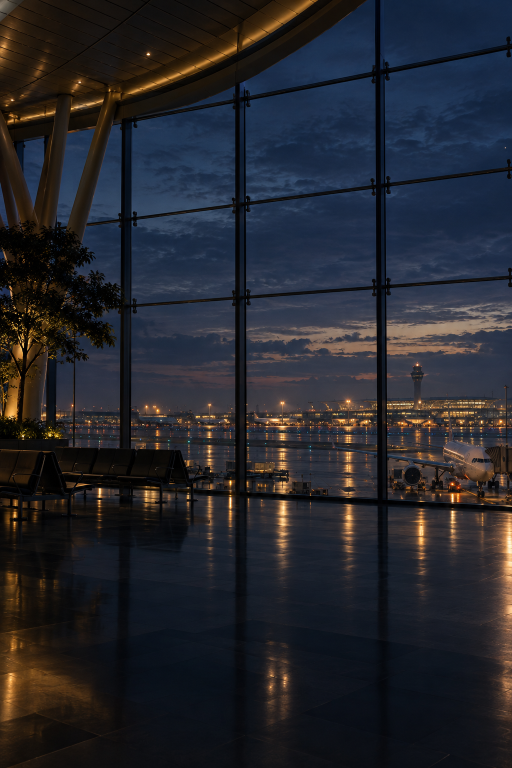
#> input picture artwork/flight/airport-portrait.png, 1024 x 1536 px (shown at 1/2 size); its folder holds 4 pictures in this run
$ python prepare-flight-assets.py
#> lines starting #> are read from the running program, lines starting #| are printed output that depends on the picture
"""Encode the approved generated masters; no compositing or visual retouching.

Run with Python + Pillow (AVIF support): python scripts/prepare-flight-assets.py
"""
from pathlib import Path
from PIL import Image

ROOT = Path(__file__).resolve().parent.parent
SOURCE = ROOT / 'artwork' / 'flight'
TARGET = ROOT / 'public' / 'flight'
TARGET.mkdir(parents=True, exist_ok=True)

for name, width in [
    ('airport-portrait', 640), ('airport-landscape', 1440),
    ('runway-portrait', 640), ('runway-landscape', 1440),
    ('cabin-portrait', 768), ('cabin-landscape', 1440),
    ('sky-portrait', 768), ('sky-landscape', 1440),
    ('golden-portrait', 768), ('golden-landscape', 1440),
    ('aircraft', 960),
]:
    source_name = 'runway' if name.startswith('runway-') else name
    with Image.open(SOURCE / f'{source_name}.png') as master:
#> master is the input picture: PIL image 1024x1536 RGB; mean R, G, B 37, 37.8, 44
        resized = master.resize((width, round(master.height * width / master.width)), Image.Resampling.LANCZOS)
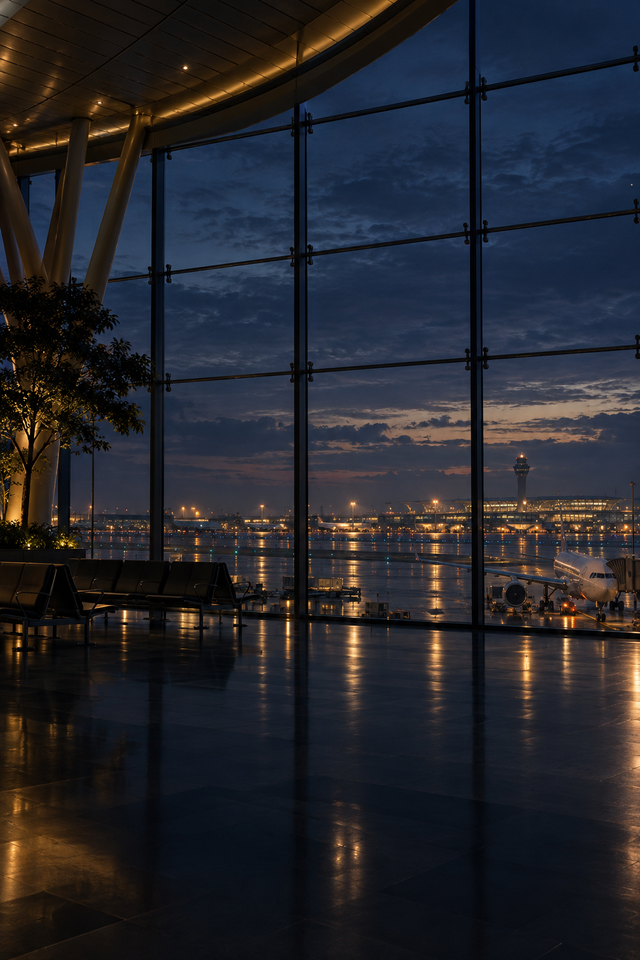
#> resized: PIL image 640x960 RGB; mean R, G, B 37, 37.8, 44
        resized.save(TARGET / f'{name}-{width}.webp', quality=82, method=6)
        if name != 'aircraft':
            resized.save(TARGET / f'{name}-{width}.avif', quality=62, speed=4)
        elif resized.mode != 'RGBA' or resized.getextrema()[3][0] != 0:
            raise ValueError(f'{name} must retain transparent alpha')
#> pass 2 of the loop `for name, width in [`:
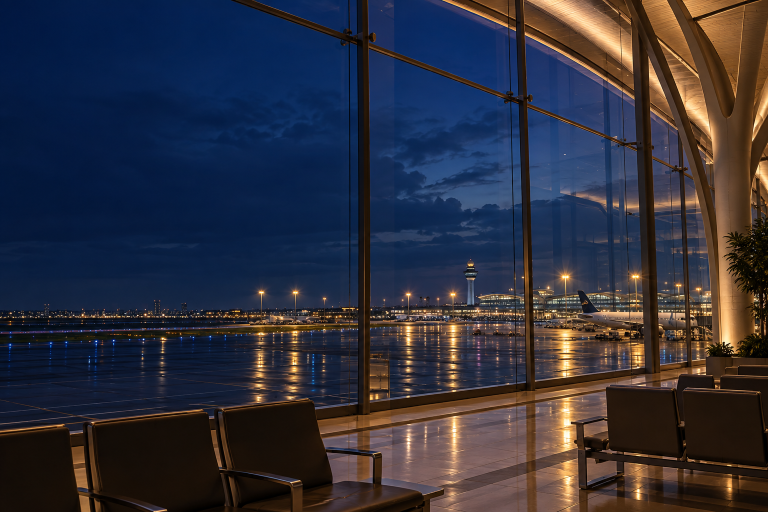
#> input picture artwork/flight/airport-landscape.png, 1536 x 1024 px (shown at 1/2 size)
#> master is the input picture: PIL image 1536x1024 RGB; mean R, G, B 47.3, 47.7, 60.1
#> `resized = master.resize((width, round(master.height * width / master.w..`:
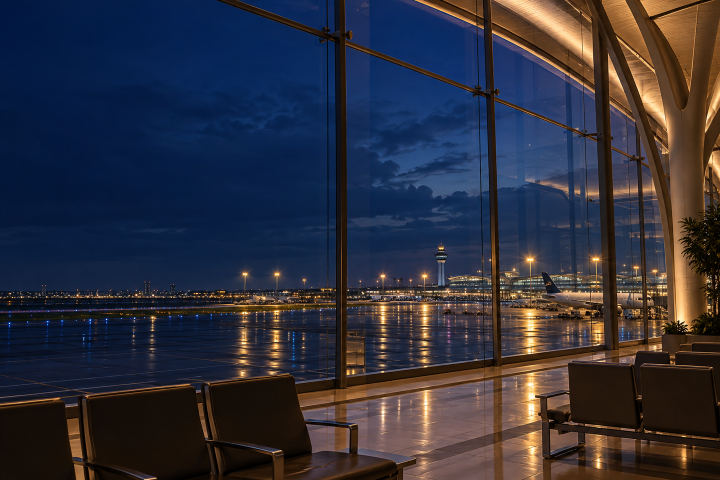
#> resized: PIL image 1440x960 RGB (shown at 1/2 size); mean R, G, B 47.3, 47.7, 60.1
#> (the run stopped early here; a loop or call above may not have finished)
